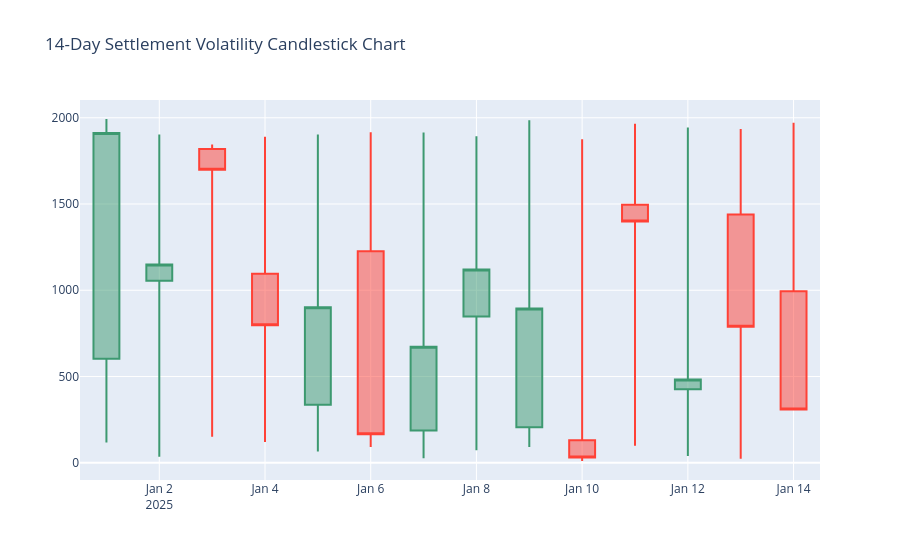

Here is the notebook cell this chart was saved with:
### Markdown cell above
### 🔹 Financial Candlesticks: `go.Candlestick()`
- **What it does:** Demonstrates how to use `🔹 Financial Candlesticks: `go.Candlestick()`` in Python.
- **Syntax:** `go.Candlestick()`
- **Key Note:** Test operations on a small sample of your dataset first (`df.head()` or `[:5]`) before running across all rows.
- **Dataset Application & Code Demonstration:** Applies Financial Candlesticks on fintech records using columns `transaction_amount`, `transaction_date` to demonstrate real-world execution.

### Code cell
daily_ohlc = df.set_index('transaction_date').resample('D')['transaction_amount'].agg(['first', 'max', 'min', 'last']).dropna().head(14)

fig = go.Figure(data=[go.Candlestick(
    x=daily_ohlc.index,
    open=daily_ohlc['first'],
    high=daily_ohlc['max'],
    low=daily_ohlc['min'],
    close=daily_ohlc['last']
)])

fig.update_layout(title='14-Day Settlement Volatility Candlestick Chart', xaxis_rangeslider_visible=False)
fig.show()

### Figure 1 — Plotly figure (JSON) as saved in the notebook; plotly's stock layout.template omitted (floating-point values rounded to 4 significant figures)
{"data": [{"close": [1912.0, 1150.0, 1698.0, 797.2, 901.3, 165.0, 671.8, 1121.0, 894.8, 30.06, 1398.0, 483.0, 788.3, 308.1], "high": [1993.0, 1903.0, 1844.0, 1890.0, 1902.0, 1916.0, 1914.0, 1893.0, 1986.0, 1875.0, 1965.0, 1943.0, 1935.0, 1970.0], "low": [117.2, 34.82, 150.5, 119.8, 65.19, 91.9, 25.44, 72.57, 91.49, 10.08, 98.61, 39.11, 23.8, 308.1], "open": [603.6, 1055.0, 1819.0, 1095.0, 336.8, 1225.0, 186.7, 847.8, 205.2, 129.9, 1496.0, 425.4, 1440.0, 994.8], "type": "candlestick", "x": ["2025-01-01T00:00:00", "2025-01-02T00:00:00", "2025-01-03T00:00:00", "2025-01-04T00:00:00", "2025-01-05T00:00:00", "2025-01-06T00:00:00", "2025-01-07T00:00:00", "2025-01-08T00:00:00", "2025-01-09T00:00:00", "2025-01-10T00:00:00", "2025-01-11T00:00:00", "2025-01-12T00:00:00", "2025-01-13T00:00:00", "2025-01-14T00:00:00"]}], "layout": {"title": {"text": "14-Day Settlement Volatility Candlestick Chart"}, "xaxis": {"rangeslider": {"visible": false}}}}
